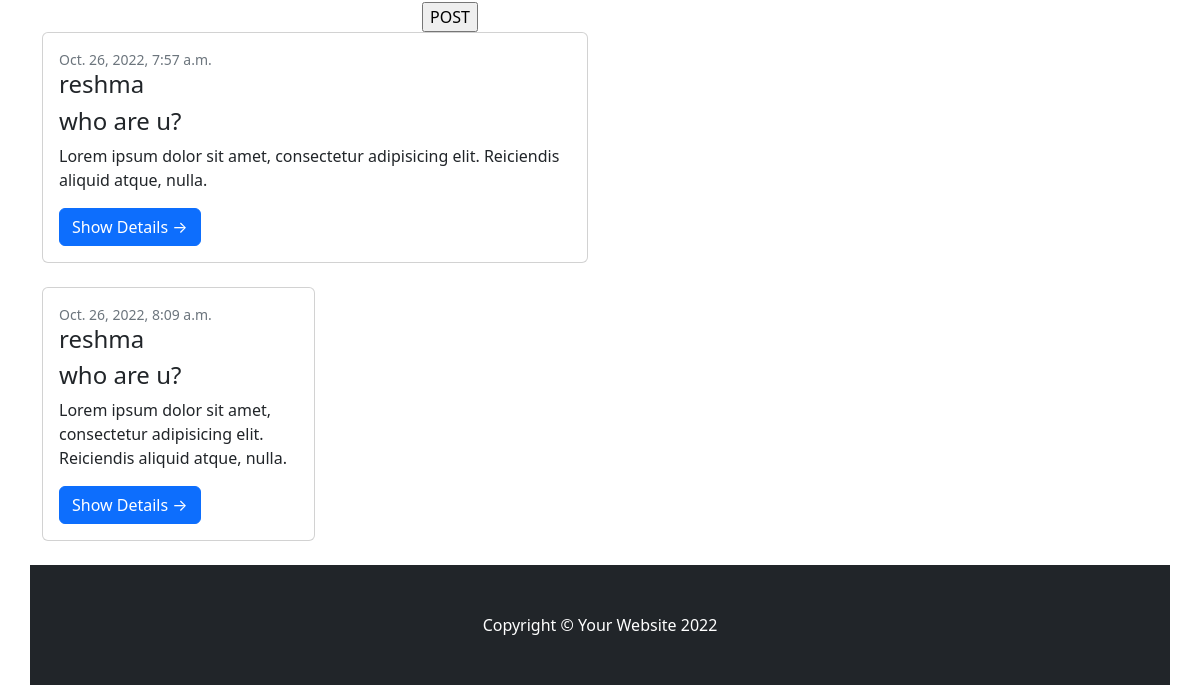
The page /index (signed in, lower part) on the database as committed earlier.
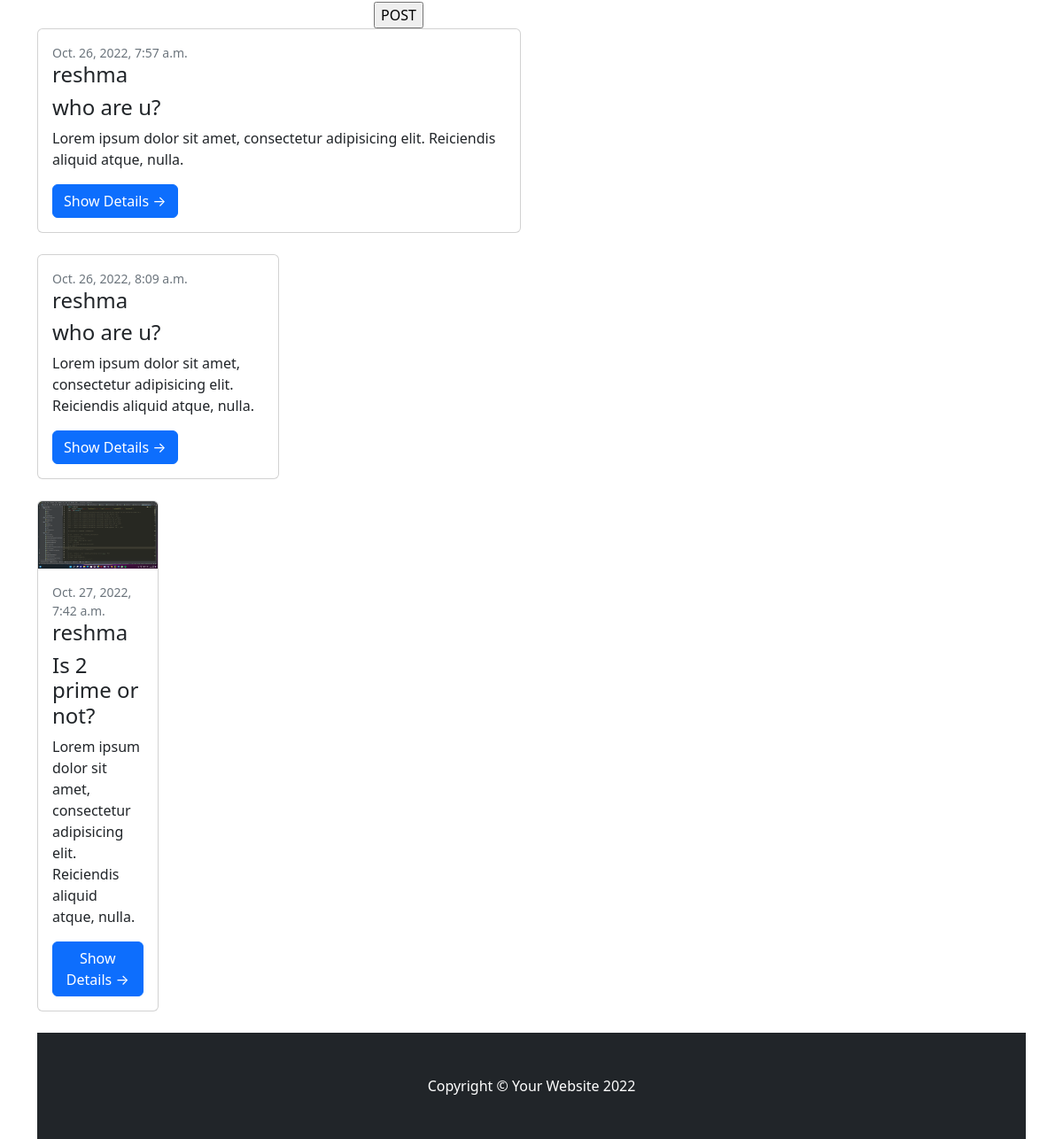
The same page on the database as committed later.
### doubts/models.py (models this page shows, shortened)
class Questions(models.Model):
    question = models.CharField(max_length=500)
    user = models.ForeignKey(MyUser,on_delete=models.CASCADE)
    image = models.ImageField(null=True,upload_to="Q-images",blank=True)
    created_date = models.DateTimeField(auto_now_add=True)
    is_active = models.BooleanField(default = True)

class MyUser(AbstractUser):
    phone = models.CharField(max_length=200)
    profile_pic = models.ImageField(upload_to="profilepics",null=True)

### doubts/views.py (the view, shortened to what this page needs)
# urls.py: path('index',IndexView.as_view(),name = "index"),
@method_decorator(decs,name="dispatch")
class IndexView(CreateView,ListView):
    template_name = "home.html"
    form_class = QuestionForm
    model = Questions
    success_url = reverse_lazy("index")
    context_object_name="questions"
    def get_queryset(self):
         return Questions.objects.all().exclude(user=self.request.user)

### doubts/forms.py
class QuestionForm(forms.ModelForm):
    class Meta:
        model = Questions
        fields = ["question","image"]
        widgets = {
            "question":forms.Textarea(attrs={"class":"form-control","rows":3}),
            "image":forms.FileInput(attrs={"class":"form-select"})
        }

### doubts/views.py (called while the page is built)
def signin_reqiured(fn):
    def wrapper(request,*args,**kwargs):
        if not request.user.is_authenticated:
            return redirect("signin")
        else:
            return fn(request,*args,**kwargs)
    return wrapper

### doubts/templates/home.html (shortened to what this page needs)
{%extends 'base.html'%}
{%block body_block%}
<div class="container">
    <div class="row">
        <div class="col-4"></div>
        <div class="col-4">
            <form action="" method="post" enctype="multipart/form-data">
                <input type="submit" value="POST">
            </form>
        </div>
        <div class="col-4"></div>
    </div>
    <div class="row">
        {%for q in questions%}
        <div class="col-lg-6">
            <div class="card mb-4">
                {%if q.image%}
                <a href="#!"><img class="card-img-top" src="{{q.image.url}}" alt="..." /></a>
                {%endif%}
                <div class="card-body">
                    <div class="small text-muted">{{q.created_date}}</div>
                    <h6 class="card-title h4">{{q.user}}</h6>
                    <h2 class="card-title h4">{{q.question}}</h2>
                    <p class="card-text">Lorem ipsum dolor sit amet, consectetur adipisicing elit. Reiciendis aliquid atque, nulla.</p>
                    <a class="btn btn-primary" href="{%url 'detail' q.id%}">Show Details →</a>
                </div>
            </div>
        {%endfor%}
    </div>
</div>
{%endblock%}

### doubts/templates/base.html (shortened to what this page needs)
<!DOCTYPE html>
{%load static%}
<html lang="en">
<head>
    <link href="{%static 'css/styles.css'%}" rel="stylesheet" />
    <link href="https://cdn.jsdelivr.net/npm/bootstrap@5.2.2/dist/css/bootstrap.min.css" rel="stylesheet"
>
</head>
<body>
    <div class="container">
        <div class="row">
            {%block body_block%}
            {%endblock%}
        </div>
    </div>
    <footer class="py-5 bg-dark">
        <div class="container">
            <p class="m-0 text-center text-white">Copyright &copy; Your Website 2022</p>
        </div>
    </footer>
</body>
</html>

Rows that differ between the two databases and show on the page:
added Questions: image (picture), created_date "Oct. 27, 2022, 7:42 a.m.", user "reshma", question "Is 2 prime or not?"
